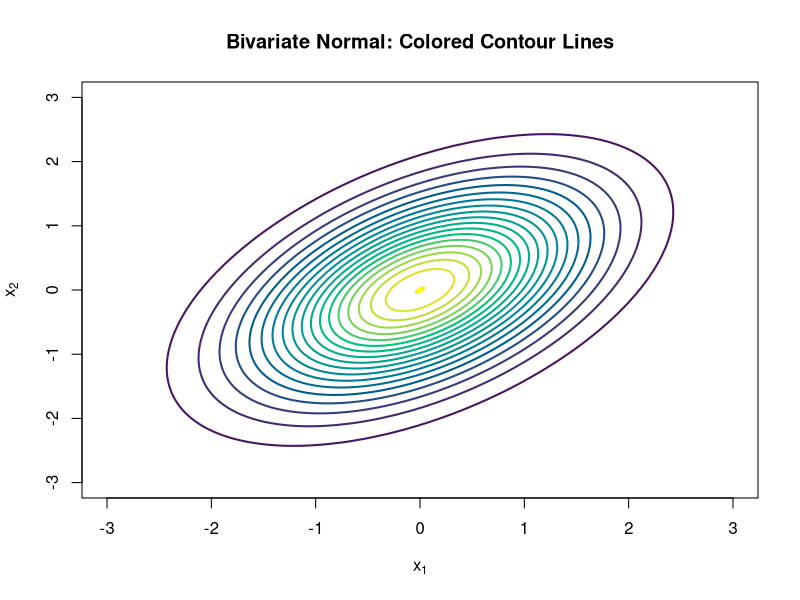

Write R code to recreate this figure.
# Load required libraries
if (!require("mvtnorm")) install.packages("mvtnorm")
library(mvtnorm)

# Set up parameters
mu    <- c(0, 0)
sigma <- matrix(c(1, 0.5, 
                  0.5, 1), nrow = 2)

# Create grid and compute density
x <- seq(-3, 3, length.out = 100)
y <- seq(-3, 3, length.out = 100)
z <- matrix(dmvnorm(expand.grid(x, y), mean = mu, sigma = sigma), nrow = 100)

# Define the levels and a color palette
n_levels <- 20
levels <- seq(min(z), max(z), length.out = n_levels)
cols   <- hcl.colors(n_levels, palette = "Viridis")

# Plot level sets
contour(x, y, z, 
        levels = levels, 
        col = cols, 
        lwd = 2,
        drawlabels = FALSE,
        main = "Bivariate Normal: Colored Contour Lines",
        xlab = expression(x[1]), ylab = expression(x[2]))

# Add center point for reference
points(mu[1], mu[2], col = "yellow", pch = 18, cex = 1)
